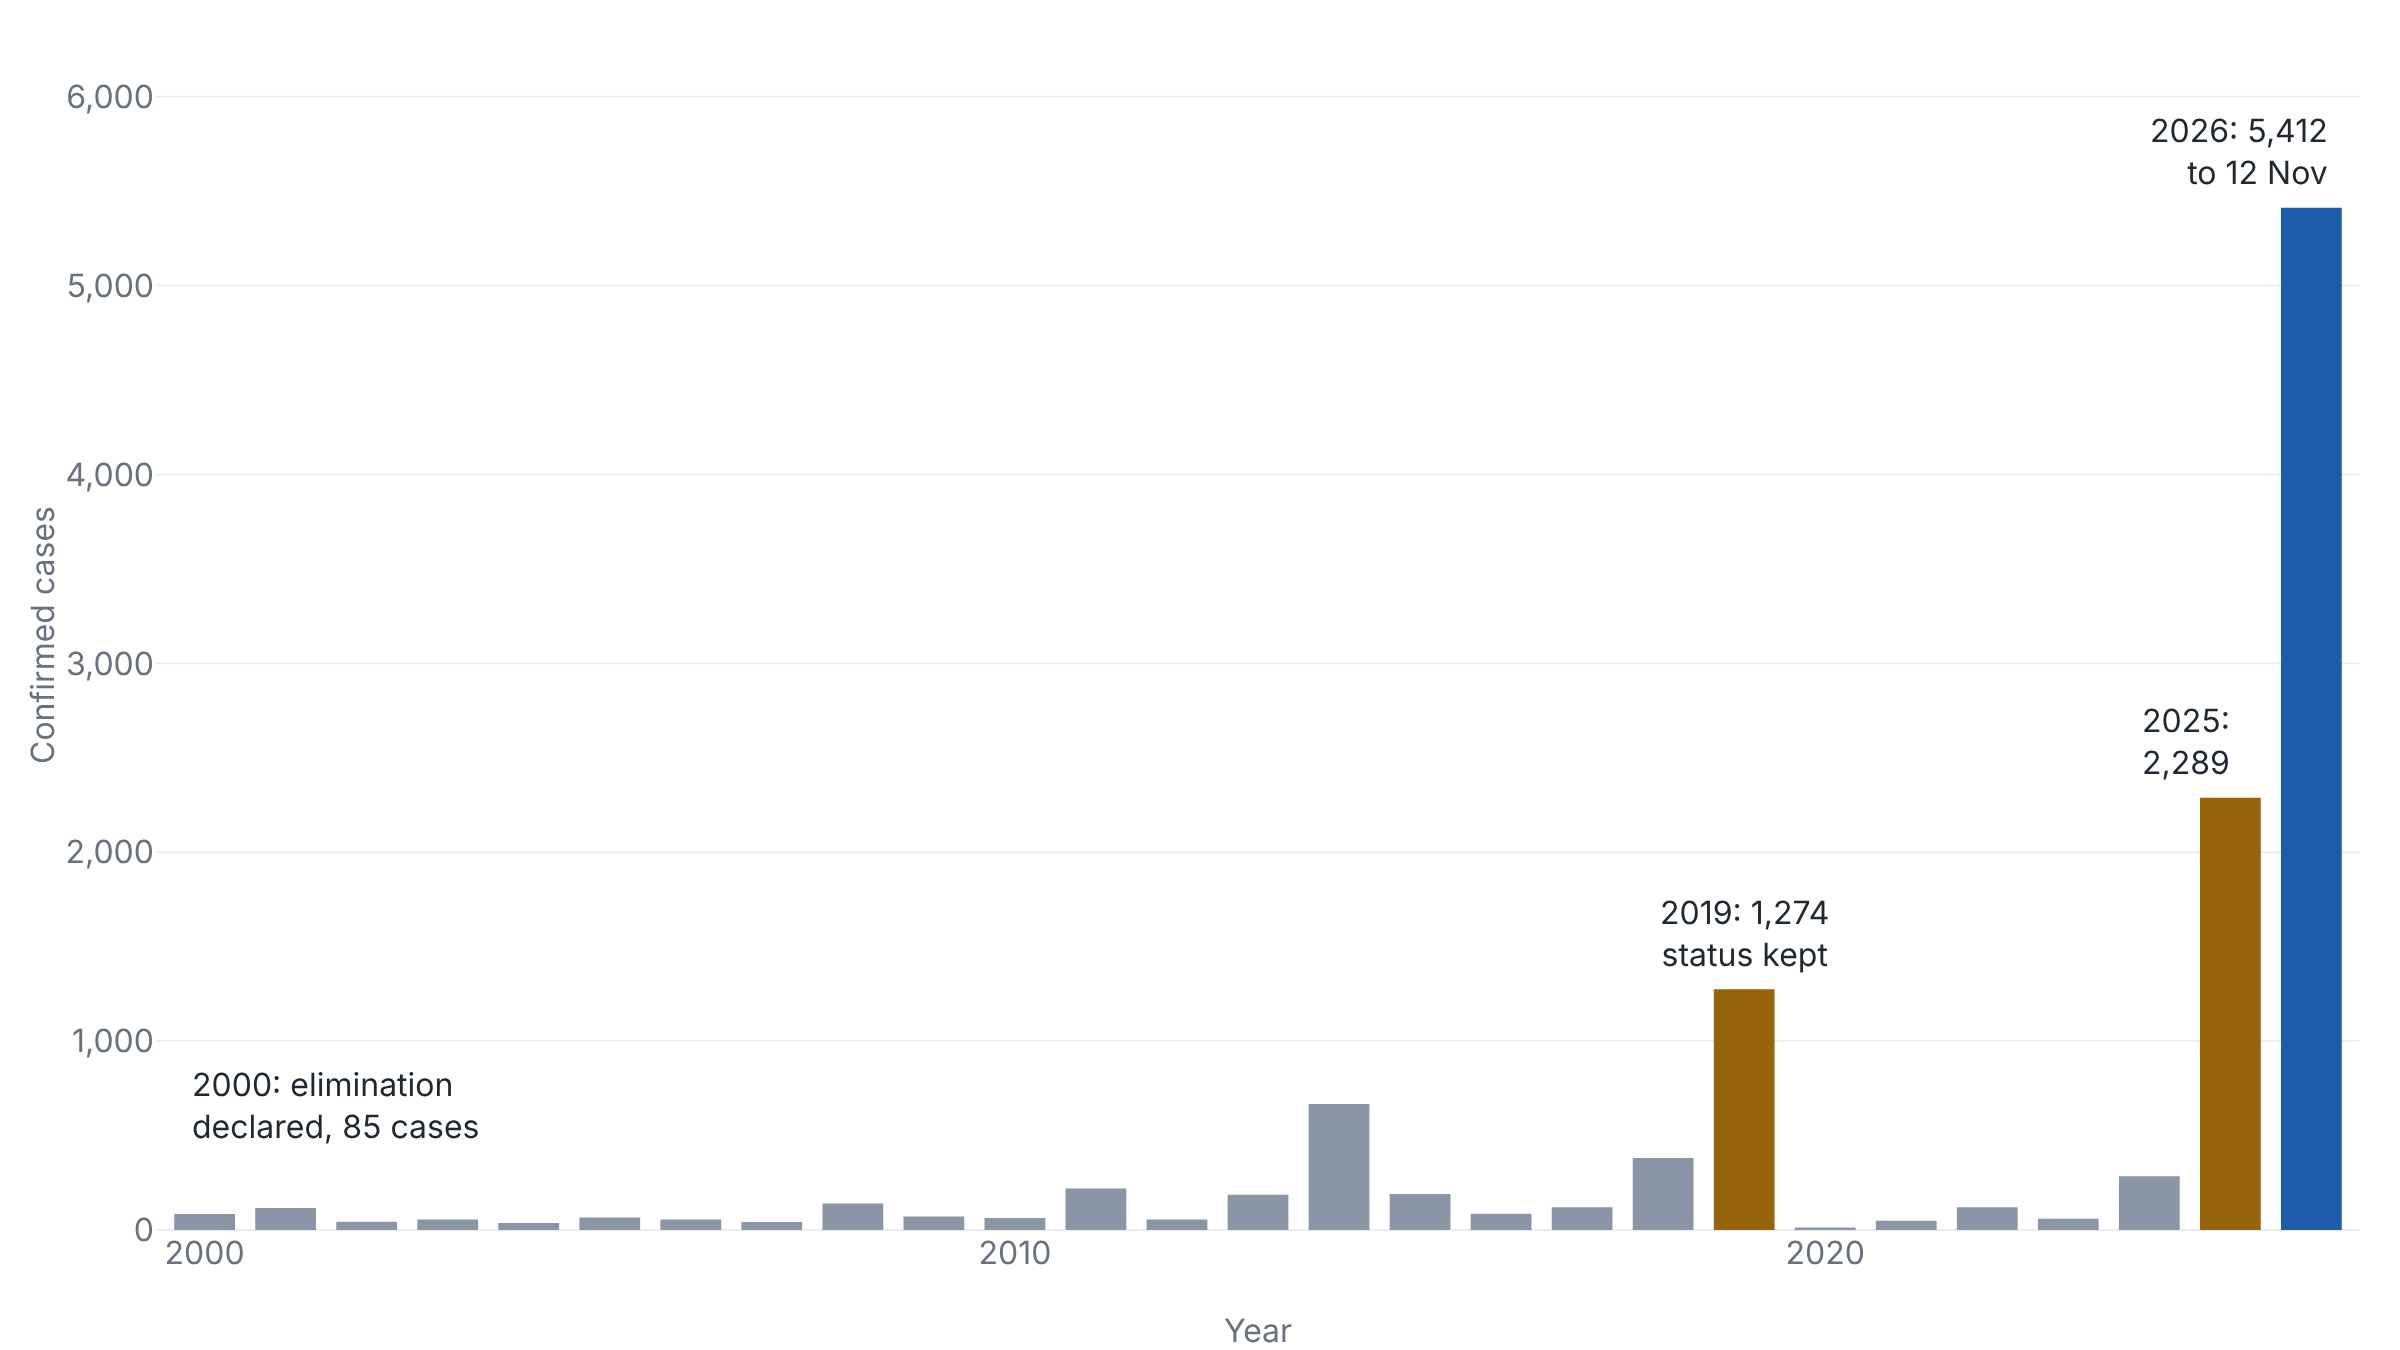

Python code for this plot:
"""Annual confirmed US measles cases, 2000-2026.

Data: CDC "Measles Cases and Outbreaks" data table as archived on CDC Stacks
(https://stacks.cdc.gov/view/cdc/157490, captured 14 June 2024) for 2000-2017,
and the current CDC page (https://www.cdc.gov/measles/data-research/index.html,
updated 13 November 2026) for 2018-2026. 2026 is a partial year, to 12 November.
"""

import plotly.graph_objects as go

cases = {
    2000: 85, 2001: 116, 2002: 44, 2003: 56, 2004: 37, 2005: 66,
    2006: 55, 2007: 43, 2008: 140, 2009: 72, 2010: 63, 2011: 220,
    2012: 55, 2013: 187, 2014: 667, 2015: 191, 2016: 86, 2017: 120,
    2018: 381, 2019: 1274, 2020: 13, 2021: 49, 2022: 121, 2023: 59,
    2024: 285, 2025: 2289, 2026: 5412,
}

years = list(cases)
values = [cases[y] for y in years]

BASE = "#8a95a5"      # ordinary years
MARK = "#96640a"      # chart-1: the years the article discusses
PARTIAL = "#1c5cab"   # chart-2: the partial year

colors = [
    PARTIAL if y == 2026 else MARK if y in (2019, 2025) else BASE for y in years
]

fig = go.Figure(
    go.Bar(
        x=years,
        y=values,
        marker_color=colors,
        marker_line_width=0,
        hovertemplate="%{x}: %{y:,} cases<extra></extra>",
        showlegend=False,
    )
)

notes = [
    (2019, 1274, "2019: 1,274<br>status kept"),
    (2025, 2289, "2025:<br>2,289"),
    (2026, 5412, "2026: 5,412<br>to 12 Nov"),
]
for x, y, text in notes:
    fig.add_annotation(
        x=x, y=y, text=text, showarrow=False, yshift=6, yanchor="bottom",
        xanchor={2026: "right", 2025: "right"}.get(x, "center"),
        xshift={2026: 10, 2025: 2}.get(x, 0),
        align="right" if x in (2025, 2026) else "center",
    )

fig.add_annotation(
    x=2000, y=420, text="2000: elimination<br>declared, 85 cases",
    showarrow=False, xanchor="left", xshift=-8, yanchor="bottom",
    align="left",
)

fig.update_layout(
    width=640,
    height=440,
    font=dict(size=16),
    bargap=0.25,
    margin=dict(l=78, r=20, t=20, b=60),
    xaxis=dict(title=dict(text="Year", font=dict(size=16)),
               tickfont=dict(size=16), tickmode="array",
               tickvals=[2000, 2010, 2020],
               range=[1999.4, 2026.6]),
    yaxis=dict(title=dict(text="Confirmed cases", font=dict(size=16)),
               tickfont=dict(size=16), range=[0, 6300], tickformat=","),
)
